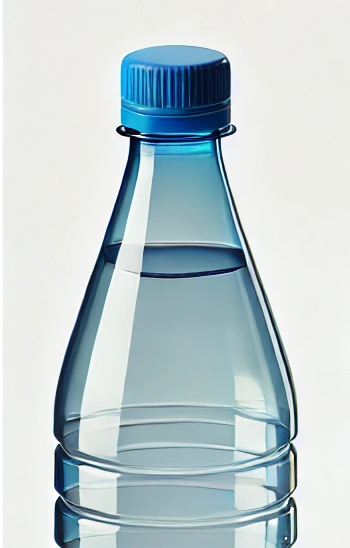
#> input picture images/sample_image2.png, 350 x 548 px
$ python ai_vision_circle.py
#> lines starting #> are read from the running program, lines starting #| are printed output that depends on the picture; after the words box and inside, x2 and y2 are one past the last pixel; in counts of white or black regions, pixels touching at a corner belong together
import cv2
import numpy as np

def identify_container(image_path):
    # Load the image
#> called with image_path = 'images/sample_image2.png'
    image = cv2.imread(image_path)
#> image is the input picture: shape (548, 350, 3); mean B, G, R 208, 204.3, 189.6
    if image is None:
        print(f"Error: Could not load the image at {image_path}.")
        return

    # Convert the image to grayscale
    gray = cv2.cvtColor(image, cv2.COLOR_BGR2GRAY)
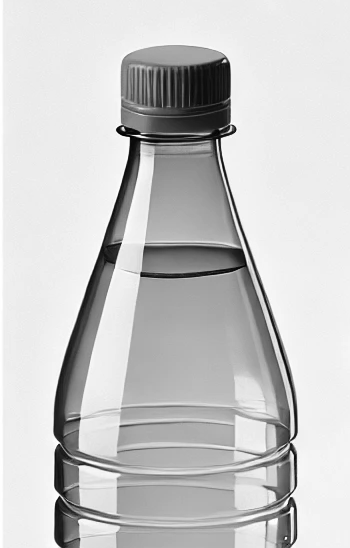
#> gray: shape (548, 350); min 0, max 255, mean 200.3

    # Detect circular shapes (e.g., bottle caps)
    circles = cv2.HoughCircles(gray, cv2.HOUGH_GRADIENT, dp=1.2, minDist=50, param1=50, param2=30, minRadius=10, maxRadius=100)
#> circles = 27 rows, first 8: [175.8, 335.4, 95.32], [162.6, 384.6, 99.28], [115.8, 469.8, 62.32], [204.6, 429, 92.68], [173.4, 215.4, 62.32], [186.6, 111, 44.08], [171, 467.4, 62.32], [221.4, 367.8, 97.96]

    # Display results
    if circles is not None:
        circles = np.uint16(np.around(circles))
#> circles = 27 rows, first 8: [176, 335, 95], [163, 385, 99], [116, 470, 62], [205, 429, 93], [173, 215, 62], [187, 111, 44], [171, 467, 62], [221, 368, 98]
        print("Container(s) detected!")
        for circle in circles[0, :]:
            print(f"Circle found at (x: {circle[0]}, y: {circle[1]}) with radius: {circle[2]}")
            # Draw the circle and its center
            cv2.circle(image, (circle[0], circle[1]), circle[2], (0, 255, 0), 2)
            cv2.circle(image, (circle[0], circle[1]), 2, (0, 0, 255), 3)
#> this loop made 27 passes
#> circle on passes 1 to 12: [176, 335, 95], [163, 385, 99], [116, 470, 62], [205, 429, 93], [173, 215, 62], [187, 111, 44], [171, 467, 62], [221, 368, 98], [239, 465, 57], [113, 417, 61], [201, 173, 69], [218, 542, 76]
#| Circle found at (x: 176, y: 335) with radius: 95
#| Circle found at (x: 163, y: 385) with radius: 99
#| Circle found at (x: 116, y: 470) with radius: 62
#| Circle found at (x: 205, y: 429) with radius: 93
#| Circle found at (x: 173, y: 215) with radius: 62
#| Circle found at (x: 187, y: 111) with radius: 44
#| Circle found at (x: 171, y: 467) with radius: 62
#| Circle found at (x: 221, y: 368) with radius: 98
#> (further printed lines are left out)
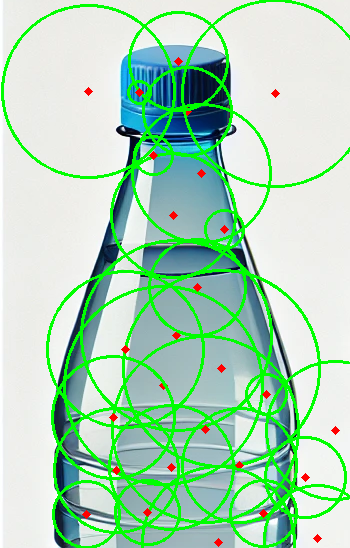
#> image: shape (548, 350, 3); 13.34% of pixels changed, all inside (x1, y1, x2, y2) = (1, 0, 350, 548)
    else:
        print("No container detected.")

    # Show the processed image with detected circles
    cv2.imshow("Detected Containers", image)
    cv2.waitKey(0)
    cv2.destroyAllWindows()

# Use the sample image for testing
sample_image = "images/sample_image2.png"
identify_container(sample_image)

$ run again, with images/sample_image.png copied over images/sample_image2.png
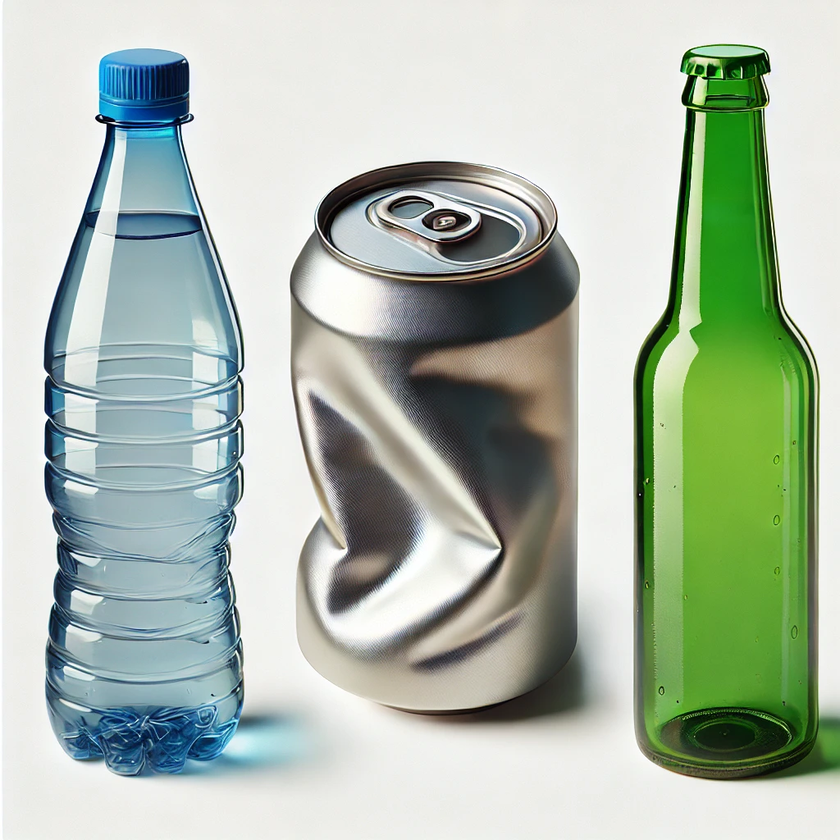
#> input picture images/sample_image.png, 840 x 840 px, shrunk from 1024 x 1024 before the run
#> in identify_container, image is the input picture: shape (840, 840, 3); mean B, G, R 172.5, 187.4, 173.7
#> in identify_container, `gray = cv2.cvtColor(image, cv2.COLOR_BGR2GRAY)`:
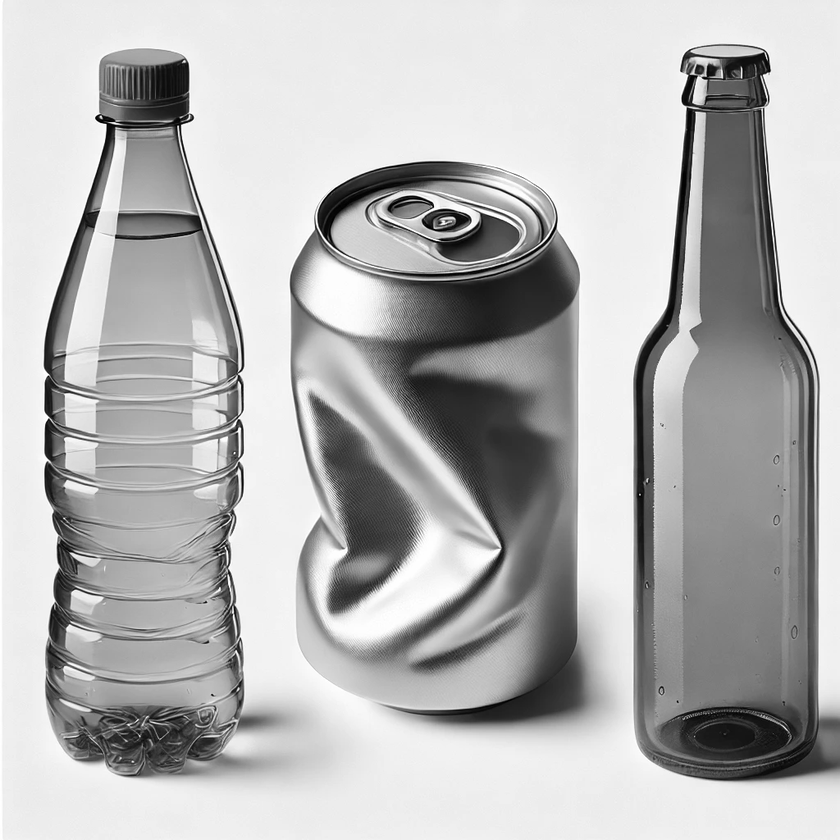
#> gray: shape (840, 840); min 0, max 255, mean 181.6
#> in identify_container, `circles = cv2.HoughCircles(gray, cv2.HOUGH_GRADIENT, dp=1.2, minDist=5..`: circles = 126 rows, first 8: [144.6, 659.4, 99.28], [144.6, 467.4, 94], [467.4, 275.4, 99.28], [401.4, 571.8, 99.28], [432.6, 616.2, 99.28], [143.4, 552.6, 86.08], [292.2, 522.6, 99.28], [467.4, 441, 94]
#> in identify_container, `circles = np.uint16(np.around(circles))`: circles = 126 rows, first 8: [145, 659, 99], [145, 467, 94], [467, 275, 99], [401, 572, 99], [433, 616, 99], [143, 553, 86], [292, 523, 99], [467, 441, 94]
#> the loop in identify_container, `for circle in circles[0, :]:` made 126 passes
#> (printed output is left out)
#> after the loop in identify_container, `for circle in circles[0, :]:`:
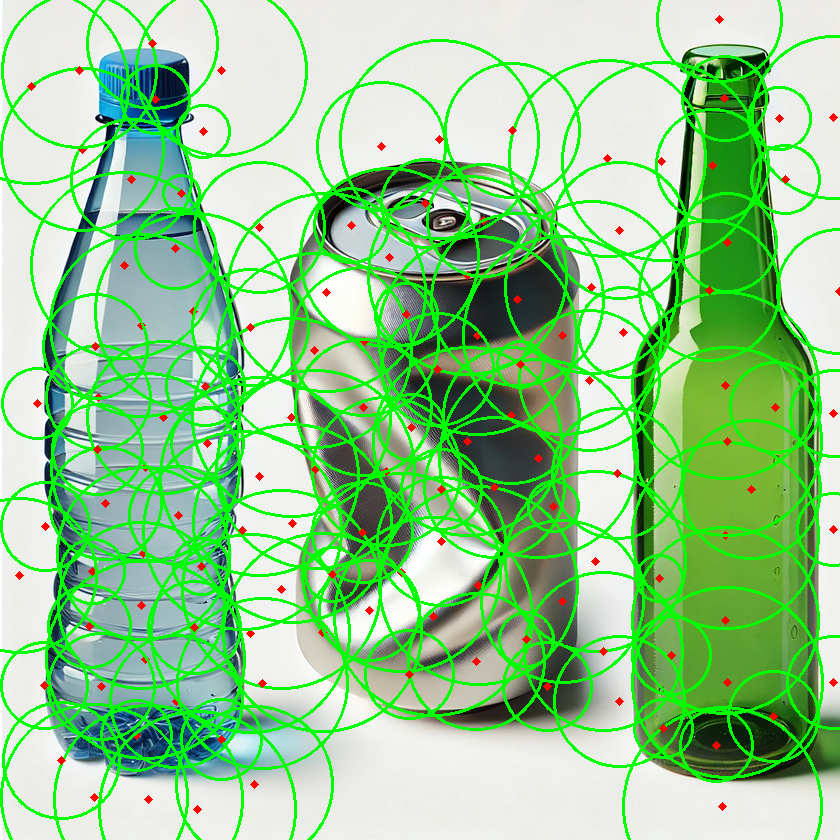
#> image: shape (840, 840, 3); 19.06% of pixels changed, all inside (x1, y1, x2, y2) = (0, 0, 840, 840)
